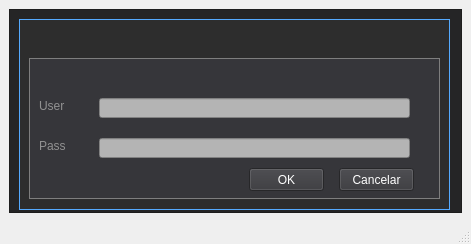
<?xml version="1.0" encoding="UTF-8"?>
<ui version="4.0">
 <class>LOG</class>
 <widget class="QMainWindow" name="LOG">
  <property name="geometry">
   <rect>
    <x>0</x>
    <y>0</y>
    <width>471</width>
    <height>244</height>
   </rect>
  </property>
  <property name="windowTitle">
   <string>MainWindow</string>
  </property>
  <widget class="QWidget" name="centralwidget">
   <layout class="QHBoxLayout" name="horizontalLayout">
    <item>
     <widget class="QFrame" name="mainFrame">
      <property name="styleSheet">
       <string notr="true">background-color: rgb(37, 37, 38);</string>
      </property>
      <property name="frameShape">
       <enum>QFrame::StyledPanel</enum>
      </property>
      <property name="frameShadow">
       <enum>QFrame::Raised</enum>
      </property>
      <widget class="QFrame" name="frame">
       <property name="geometry">
        <rect>
         <x>10</x>
         <y>10</y>
         <width>431</width>
         <height>191</height>
        </rect>
       </property>
       <property name="styleSheet">
        <string notr="true">background-color: rgb(45, 45, 45);
color: rgb(85, 170, 255);</string>
       </property>
       <property name="frameShape">
        <enum>QFrame::Box</enum>
       </property>
       <property name="frameShadow">
        <enum>QFrame::Plain</enum>
       </property>
       <widget class="QFrame" name="frame_2">
        <property name="geometry">
         <rect>
          <x>10</x>
          <y>39</y>
          <width>411</width>
          <height>141</height>
         </rect>
        </property>
        <property name="styleSheet">
         <string notr="true">background-color: rgb(54, 54, 58);
color: rgb(126, 126, 126);</string>
        </property>
        <property name="frameShape">
         <enum>QFrame::Box</enum>
        </property>
        <property name="frameShadow">
         <enum>QFrame::Plain</enum>
        </property>
        <widget class="QLabel" name="label">
         <property name="geometry">
          <rect>
           <x>10</x>
           <y>40</y>
           <width>47</width>
           <height>16</height>
          </rect>
         </property>
         <property name="styleSheet">
          <string notr="true">font: 75 16pt &quot;Arial&quot;;
color: rgb(145, 145, 145);</string>
         </property>
         <property name="text">
          <string>User</string>
         </property>
        </widget>
        <widget class="QLabel" name="label_2">
         <property name="geometry">
          <rect>
           <x>10</x>
           <y>80</y>
           <width>47</width>
           <height>16</height>
          </rect>
         </property>
         <property name="styleSheet">
          <string notr="true">font: 75 16pt &quot;Arial&quot;;
color: rgb(145, 145, 145);</string>
         </property>
         <property name="text">
          <string>Pass</string>
         </property>
        </widget>
        <widget class="QLineEdit" name="User">
         <property name="geometry">
          <rect>
           <x>70</x>
           <y>40</y>
           <width>311</width>
           <height>20</height>
          </rect>
         </property>
         <property name="styleSheet">
          <string notr="true">background-color: rgb(180, 180, 180);
color: rgb(255, 255, 255);
font: 12pt &quot;Arial&quot;;</string>
         </property>
         <property name="text">
          <string/>
         </property>
        </widget>
        <widget class="QLineEdit" name="Pass">
         <property name="geometry">
          <rect>
           <x>70</x>
           <y>80</y>
           <width>311</width>
           <height>20</height>
          </rect>
         </property>
         <property name="styleSheet">
          <string notr="true">background-color: rgb(180, 180, 180);
color: rgb(255, 255, 255);
font: 12pt &quot;Arial&quot;;</string>
         </property>
        </widget>
        <widget class="QPushButton" name="Consultar">
         <property name="geometry">
          <rect>
           <x>220</x>
           <y>110</y>
           <width>75</width>
           <height>23</height>
          </rect>
         </property>
         <property name="styleSheet">
          <string notr="true">color: rgb(255, 255, 255);
</string>
         </property>
         <property name="text">
          <string>OK</string>
         </property>
        </widget>
        <widget class="QPushButton" name="Cancelar">
         <property name="geometry">
          <rect>
           <x>310</x>
           <y>110</y>
           <width>75</width>
           <height>23</height>
          </rect>
         </property>
         <property name="styleSheet">
          <string notr="true">color: rgb(255, 255, 255);
</string>
         </property>
         <property name="text">
          <string>Cancelar</string>
         </property>
        </widget>
       </widget>
       <widget class="QPushButton" name="Cerrar">
        <property name="geometry">
         <rect>
          <x>390</x>
          <y>10</y>
          <width>31</width>
          <height>23</height>
         </rect>
        </property>
        <property name="text">
         <string/>
        </property>
        <property name="icon">
         <iconset>
          <normaloff>../recursos/x.svg</normaloff>../recursos/x.svg</iconset>
        </property>
        <property name="iconSize">
         <size>
          <width>16</width>
          <height>16</height>
         </size>
        </property>
        <property name="flat">
         <bool>true</bool>
        </property>
       </widget>
      </widget>
     </widget>
    </item>
   </layout>
  </widget>
  <widget class="QStatusBar" name="statusbar"/>
 </widget>
 <resources/>
 <connections/>
</ui>
